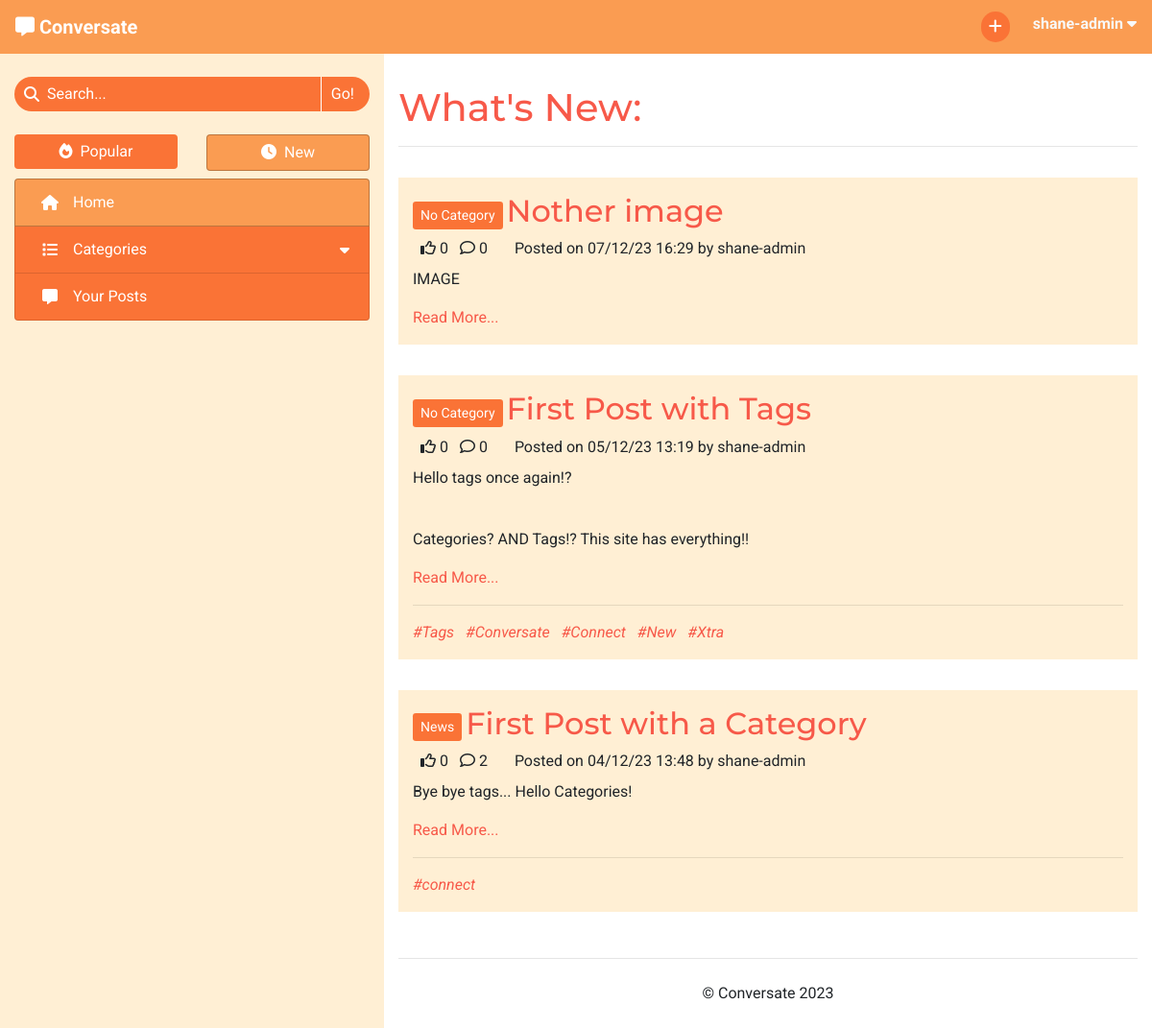
Before: / (signed in) with the older database file.
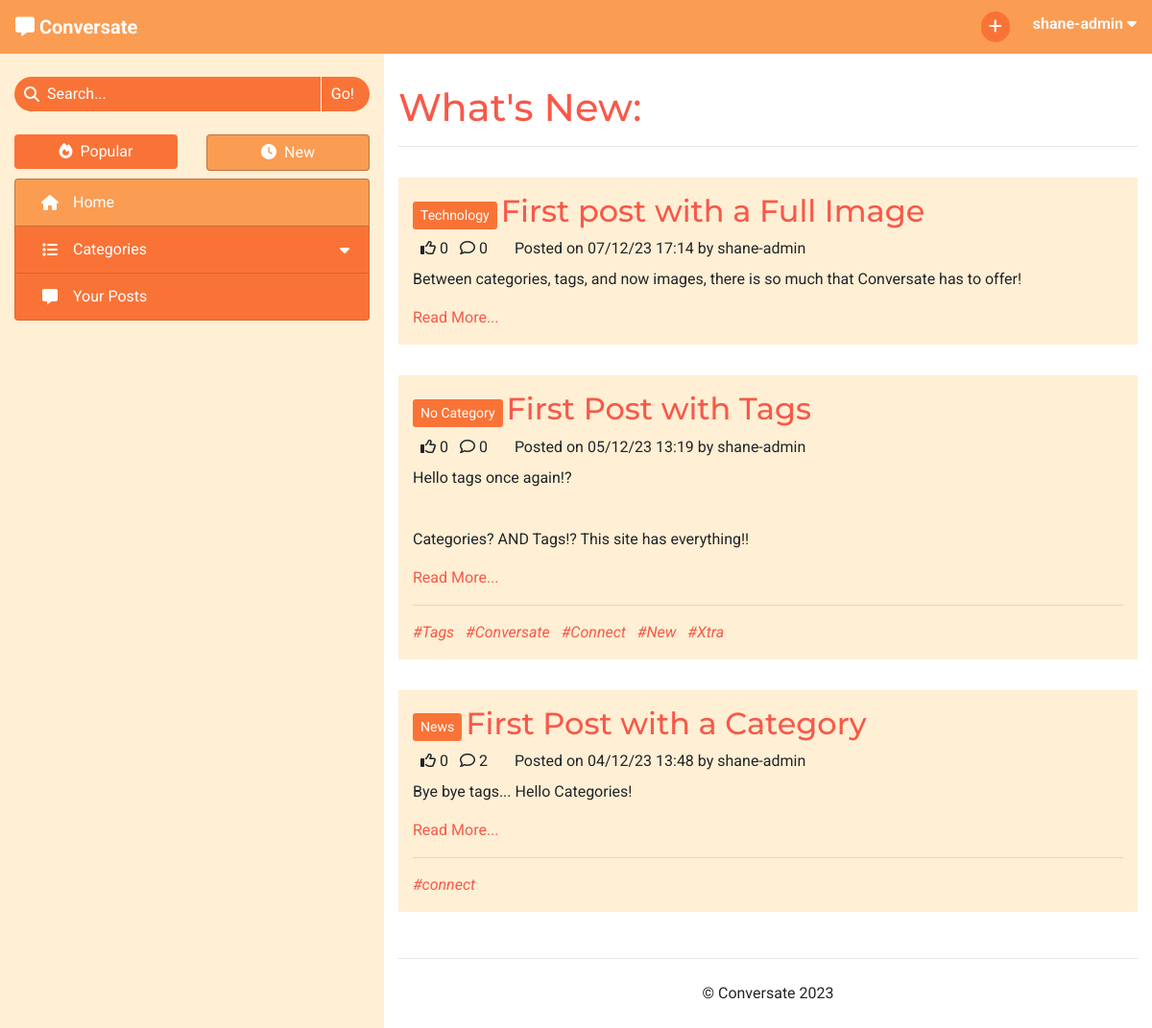
After: the same page with the newer database file.
### forum/models.py (models this page shows, shortened)
class Post(models.Model):
    title = models.CharField(max_length=100)
    slug = models.SlugField(max_length=100, unique=True)
    category = models.ForeignKey(Category, on_delete=models.CASCADE,
                                 related_name='tagged_posts')
    image = CloudinaryField('image', blank=True)
    image_position = models.IntegerField(blank=True, null=True)
    posted_by = models.ForeignKey(User, on_delete=models.CASCADE,
                                  related_name='added_posts')
    posted_on = models.DateTimeField(auto_now_add=True)
    content = models.TextField()
    tags = models.CharField(max_length=200, blank=True)
    edited = models.BooleanField(default=False)
    likes = models.ManyToManyField(User, related_name='post_likes', blank=True)
    approved = models.BooleanField(default=False)
    class Meta:
        ordering = ['-posted_on']
    def number_of_likes(self):
        return self.likes.count()
    def number_of_comments(self):
        return self.comments.count()
    def tag_list(self):
        tags_separate = self.tags.split('#')
        tags_separate.pop(0)
        return tags_separate

class Category(models.Model):
    name = models.CharField(max_length=30, unique=True)
    slug = models.SlugField(max_length=30, unique=True)
    icon = models.CharField(max_length=30, default="fa-tag")
    def __str__(self):
        return self.name
    def number_of_posts(self):
        return self.tagged_posts.count()

### forum/views.py (the view)
# urls.py: path('', views.ListPosts.as_view(), name='home'),
class ListPosts(View):
    def get(self, request):
        if not request.user.is_authenticated:
            return redirect('/accounts/login')
        posts = Post.objects.all()
        context = get_post_list_context(request, posts)
        user_profile = get_profile(request.user)
        if user_profile.sort_by_new:
            context['heading'] = "What's New"
        else:
            context['heading'] = "What's Trending"
        context['selected_tab'] = 'Home'
        return render(
            request,
            'post_list.html',
            context,
        )

### forum/core/categories.py (called while the page is built)
def get_top_categories(limit=CATEGORY_COLLAPSIBLE_LIMIT):
    categories = list(Category.objects
                      .annotate(num_posts=Count('tagged_posts'))
                      .filter(num_posts__gt=0)
                      .order_by('-num_posts'))
    num_categories = len(categories)
    category_none = Category.objects.get(slug='none')
    if category_none in categories:
        categories.remove(category_none)
    return {
        'num_categories': num_categories,
        'top_categories': categories[:limit],
        'has_more_categories': (len(categories) > limit)
    }

### forum/core/content.py (called while the page is built)
def get_base_context(request):
    context = get_top_categories()
    context['disable_sort'] = True
    return context

def get_post_list_context(request, post_list):
    context = get_base_context(request)
    user_profile = get_profile(request.user)
    sort_by_new = user_profile.sort_by_new
    posts_sorted = sort_posts(post_list, sort_by_new)
    context.update(get_paginated_items(request, posts_sorted, POSTS_PER_PAGE))
    context['disable_sort'] = False
    return context

def get_profile(user_object):
    profile = list(Profile.objects.filter(user=user_object))
    if len(profile) > 0:
        return profile[0]
    else:
        new_profile = Profile.objects.create(
            user=user_object,
            sort_by_new=False
        )
        return new_profile

def sort_posts(post_list, by_new):
    if by_new:
        return post_list.order_by('-posted_on')
    else:
        return post_list.annotate(num_likes=Count('likes')) \
                        .order_by('-num_likes')

### forum/core/pagination.py (called while the page is built)
def get_paginated_items(request, object_list, items_per_page):
    p = Paginator(object_list, items_per_page)
    page = request.GET.get('page')
    current_items = p.get_page(page)
    pagination_context = {
        'item_list': current_items,
        'page': page
    }
    if page is None:
        page = 1
    if p.num_pages > NUM_PAGES:
        pagination_context.update(get_page_range(
            int(page),
            p.num_pages
        ))
    else:
        pagination_context['page_range'] = p.page_range
    return pagination_context

### templates/post_list.html (shortened to what this page needs)
{% extends "base.html" %}
{% block content %}
<h1>{{ heading }}:</h1>
<hr>
{% for post in item_list %}
    <div class="row post">
        <div class="post-title col-12">
            <a href="{% url 'categories' post.category.slug %}" class="btn btn-sm category align-middle">{{ post.category }}</a>
            <a href="{% url 'view_post' post.slug %}" class="anchor-no-style">
                <h2 class="d-inline-block align-middle">{{ post.title }}</h2>
            </a>
        </div>
        <div class="col-12">
            {% if user in post.likes.all %}
                <i class="fa-solid fa-thumbs-up ml-2"></i>
            {% else %}
                <i class="fa-regular fa-thumbs-up ml-2"></i>
            {% endif %}
            {{ post.number_of_likes }}
            <i class="fa-regular fa-comment ml-2"></i>
            {{ post.number_of_comments }}
            <p class="d-inline ml-4">Posted on {{ post.posted_on|date:"d/m/y G:i" }} by {{ post.posted_by }}</p>
        </div>
        <div class="col-12">
            <div class="mt-2">{{ post.content|safe }}</div>
            <a href="{% url 'view_post' post.slug %}">Read More...</a>
        </div>
        {% if post.tags %}
            <div class="col-12">
                <hr>
                {% for tag in post.tag_list %}
                    <a class="tag-list-item mr-2 anchor-no-style" href="{% url 'search_tag' tag %}">
                        <em>#{{ tag }}</em>
                    </a>
                {% endfor %}
            </div>
        {% endif %}
    </div>
{% endfor %}
{% endblock content %}

### templates/base.html (shortened to what this page needs)
{% load static %}
<!DOCTYPE html>
<html lang="en">
<head>
    <link rel="stylesheet" href="https://cdn.jsdelivr.net/npm/bootstrap@4.6.2/dist/css/bootstrap.min.css"
>
    <link rel="stylesheet" href="{% static 'css/style.css' %}" type="text/css">
</head>
<body id="main-page">
    <header class="navbar navbar-expand-sm navbar-dark">
        <div>
            <a class="navbar-brand" href="{% url 'home' %}" aria-label="Go to the home page">
                <i class="fa-solid fa-message"></i>
                <strong>Conversate</strong>
            </a>
        </div>
            <ul class="nav justify-content-end">
                {% if user.is_authenticated %}
                    <li class="nav mr-2 mr-lg-4">
                        <a class="nav-icon" href="{% url 'new_post' %}">
                            <i class="fa-solid fa-plus"></i>
                        </a>
                    </li>
                    <li class="nav dropdown">
                        <span class="text-light d-none d-md-inline" data-toggle="dropdown" role="button"
                            aria-expanded="false" aria-label="User Information">
                            <strong class="align-middle">{{ user.username }}
                                <i class="fa-solid fa-caret-down"></i>
                            </strong>
                        </span>
                    </li>
                {% else %}
                    <li class="nav">
                        <a href="{% url 'account_login' %}" class="btn">Log In</a>
                    </li>
                {% endif %}
            </ul>
        </header>
    <div>
        <div class="container-fluid">
            <div class="row">
                <nav class="d-none d-md-block col-4">
                    <form action="{% url 'search_post' %}" method="GET" autocomplete="off">
                        <div class="search-bar mt-4" role="button" data-toggle="popover"
                            data-placement="bottom">
                            <div class="center-to-container">
                                <i class="fa-solid fa-magnifying-glass"></i>
                            </div>
                            <input type="text" id="search-input" name="search_query"
                                {% if search_result %} value="{{ search_result }}"{% endif %} placeholder="Search..." required>
                            <input type="submit" class="side-nav-btn" value="Go!">
                        </div>
                    </form>
                    <div class="container-fluid px-0 mt-4 mb-2">
                        <div class="row">
                            {% with request.path|add:"?"|add:request.GET.urlencode as current_path %}
                            <div class="col-6">
                                {% if disable_sort %}
                                    <div>
                                {% elif request.GET.urlencode %}
                                    <a href="{% url 'sort_posts' 0 current_path %}" class="anchor-no-style">
                                {% else %}
                                    <a href="{% url 'sort_posts' 0 request.path %}" class="anchor-no-style">
                                {% endif %}
                                    <div class="btn btn-block side-nav-btn
                                        {% if disable_sort %} disabled{% elif not user.profile.sort_by_new %} active{% endif %}">
                                        <i class="fa-solid fa-fire mr-lg-1"></i>
                                        Popular
                                    </div>
                                {% if disable_sort %}
                                    </div>
                                {% else %}
                                    </a>
                                {% endif %}
                            </div>
                            <div class="col-6">
                                {% if disable_sort %}
                                    <div>
                                {% elif request.GET.urlencode %}
                                    <a href="{% url 'sort_posts' 1 current_path %}" class="anchor-no-style">
                                {% else %}
                                    <a href="{% url 'sort_posts' 1 request.path %}" class="anchor-no-style">
                                {% endif %}
                                    <div class="btn btn-block side-nav-btn
                                        {% if disable_sort %} disabled{% elif user.profile.sort_by_new %} active{% endif %}">
                                        <i class="fa-solid fa-clock mr-lg-1"></i>
                                        New
                                    </div>
                                {% if disable_sort %}
                                    </div>
                                {% else %}
                                    </a>
                                {% endif %}
                            </div>
                            {% endwith %}
                        </div>
                    </div>
                    <div class="list-group side-nav">
                        <a class="list-group-item list-group-item-action side-nav-btn
                            {% if selected_tab == 'Home' %} active{% endif %}" href="{% url 'home' %}">
                            <i class="fa-solid fa-house center-to-container"></i>
                            <span class="d-inline-block ml-lg-2">Home</span>
                        </a>
                        <a id="category-collapse" class="list-group-item list-group-item-action side-nav-btn clickable
                            {% if 'Categories' in selected_tab %} active{% endif %}" data-toggle="collapse"
                            href="#side-nav-categories" role="button" aria-expanded="false" aria-controls="side-nav-categories">
                            <i class="fa-solid fa-list center-to-container"></i>
                            <div class="ml-lg-2">Categories</div>
                            <i class="fa-solid fa-caret-down center-to-container"></i>
                        </a>
                        <a class="list-group-item list-group-item-action side-nav-btn clickable"
                            href="{% url 'my_posts' %}">
                            <i class="fa-solid fa-message center-to-container"></i>
                            <span class="d-inline-block ml-lg-2">Your Posts</span>
                        </a>
                    </div>
                </nav>
                <div id="main-content" class="col col-md-8">
                    <section>
                        {% block content %}
                        {% endblock content %}
                    </section>
                    <footer>
                        <hr>
                        <p class="text-center my-4">&copy; Conversate 2023</p>
                    </footer>
                </div>
            </div>
        </div>
    </div>
</body>
</html>

### static/css/style.css (style rules this page uses)
* { font-family: 'Roboto', sans-serif; }
h1, h2, h3 { font-family: 'Montserrat', sans-serif; }
.clickable { cursor: pointer; }
.anchor-no-style, .anchor-no-style:hover { text-decoration: none; }
a, h1, h2, h3 { color: #f75949; }
.btn { background-color: #f75949; border: none; color: white; }
.center-to-container { display: flex; align-items: center; justify-content: center; }
.navbar { background-color: #FA9C52; display: grid; grid-template-columns: 1fr 1fr; grid-template-rows: 1fr; }
.nav-icon { color: white; background-color: #FA7336; border: none; border-radius: 32px; width: 30px; padding: 4px; text-align: center; }
.side-nav-btn, .side-nav-btn:focus { color: white; background-color: #FA7336; transition: color .15s ease-in-out, background-color .15s ease-in-out, border-color .15s ease-in-out, box-shadow .15s ease-in-out; }
.list-group-item-action { display: grid; grid-template-columns: 32px 1fr auto; grid-template-rows: 1fr; }
.side-nav-btn.active { background-color: #FA9C52; border: 1px solid rgba(0, 0, 0, 0.25); }
#category-collapse { border-bottom: none; }
.search-bar { border-radius: 32px; width: 100%; background-color: #FA7336; color: white; display: grid; grid-template-columns: auto 1fr auto; grid-template-rows: 1fr; overflow: hidden; }
.search-bar i { padding-left: 10px; }
#search-input, #search-input::placeholder { margin-left: 8px; padding: 6px 0; border: none; outline: none; display: inline-block; min-width: 0; background-color: #FA7336; color: white; }
.search-bar input[type=submit] { background: none; border: none; border-left: 1px solid white; padding: 4px 16px 4px 10px; color: white; }
#main-page { background-color: #FFEFD4; }
#main-content { background-color: white; padding-top: 32px; height: calc(100vh - 56px); overflow-y: auto; display: grid; grid-template-columns: 1fr; grid-template-rows: 1fr auto; }
.post { margin: 32px 0; padding: 16px 0; background-color: #FFEFD4; }
.category { background-color: #FA7336; color: white; }
.tag-list-item { display: inline-block; background-color: #FFEFD4; }

Changed rows visible on the page:
removed Post: category "No Category", title "Nother image", number_of_likes "0", number_of_comments "0", posted_on "07/12/23 16:29", posted_by "shane-admin", content "IMAGE"
added Post: category "Technology", title "First post with a Full Image", number_of_likes "0", number_of_comments "0", posted_on "07/12/23 17:14", posted_by "shane-admin", content "Between categories, tags, and now images, there is so much that Conversate has to offer!"
